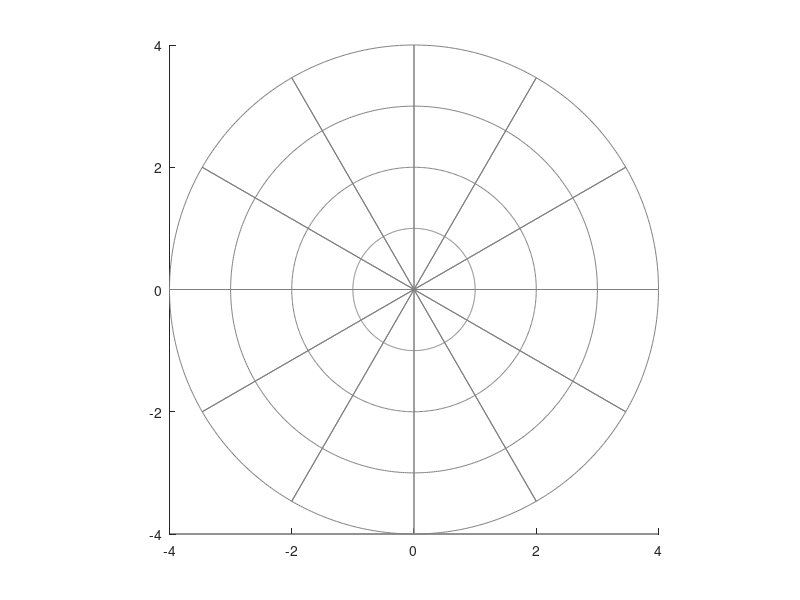

Recreate this plot in MATLAB.
hold on
p = [0:0.01:2*pi];
plot3(cos(p),sin(p),    0*p+1,'color',[0.5 0.5 0.5] );
plot3(2*cos(p),2*sin(p),0*p+1,'color',[0.5 0.5 0.5] );
plot3(3*cos(p),3*sin(p),0*p+1,'color',[0.5 0.5 0.5] );
plot3(4*cos(p),4*sin(p), 0*p+1,'color',[0.5 0.5 0.5] );
for i = 1:12;
    plot3( 4*cos(2*pi*i/12) * [-1 1], 4*sin(2*pi*i/12)*[-1 1], [1 1], 'color',[0.5 0.5 0.5]);
end
axis( 4*[-1 1 -1 1]);
set(gca,'ydir','normal')
axis equal
